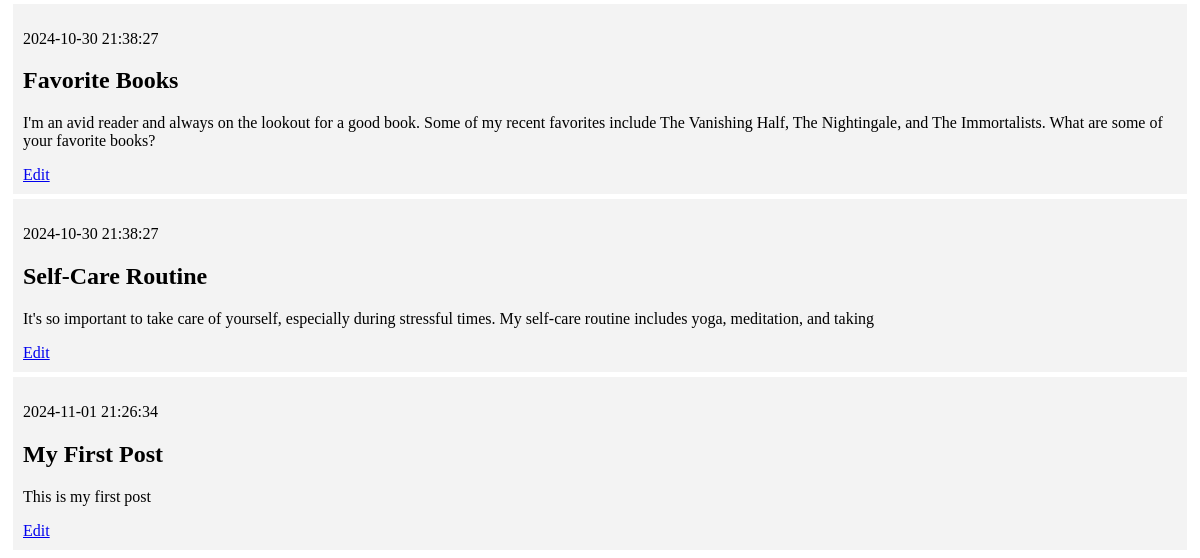
The app's page / (lower part), older data.
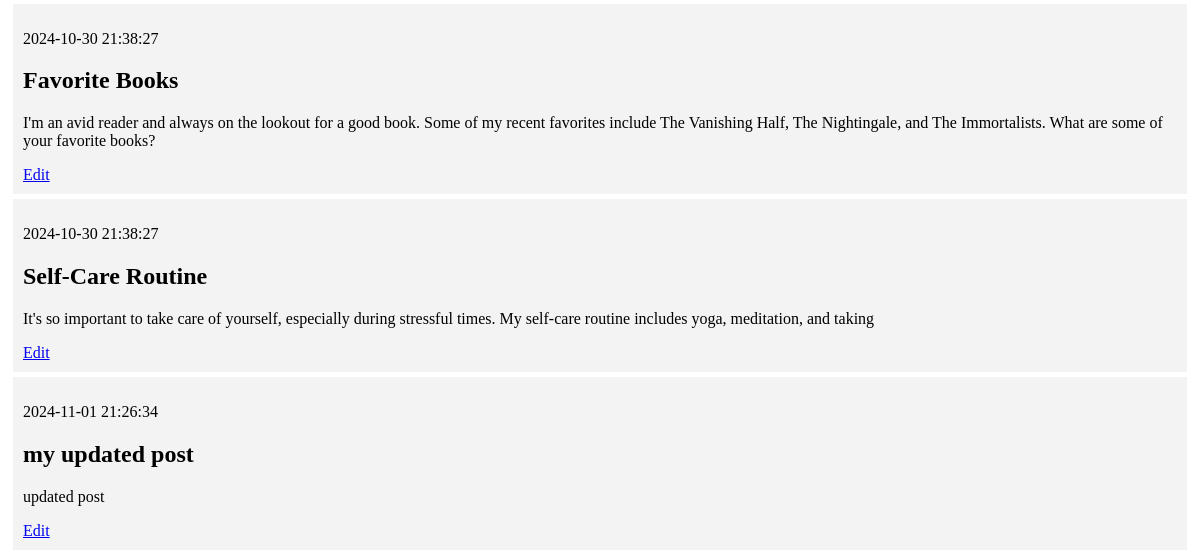
The same page, newer data.
### tables this page shows
CREATE TABLE posts (
    id INTEGER PRIMARY KEY AUTOINCREMENT,
    created TIMESTAMP NOT NULL DEFAULT CURRENT_TIMESTAMP,
    title TEXT NOT NULL,
    content TEXT NOT NULL
);

### app.py (the view)
@app.route('/')
def index():
    conn = get_db_connection()
    posts = conn.execute('SELECT * FROM posts').fetchall()
    conn.close()
    return render_template('index.html', posts=posts)

### app.py (called while the page is built)
def get_db_connection():
    conn = sqlite3.connect('database.db')
    conn.row_factory = sqlite3.Row
    return conn

### templates/index.html (shortened to what this page needs)
{% extends 'base.html' %}
{% block content %}
    {% for post in posts %}
        <div class='post'>
            <p>{{ post['created'] }}</p>
            <h2>{{ post['title'] }}</h2>
            <p>{{ post['content'] }}</p>
            <a href="{{ url_for('edit', id=post['id']) }}">Edit</a>
        </div>
    {% endfor %}
{% endblock %}

Row changes from the older to the newer data that the page shows:
changed posts: title "My First Post" → "my updated post"; content "This is my first post" → "updated post"
